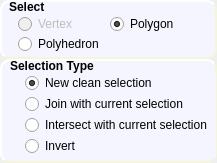
<?xml version="1.0" encoding="UTF-8"?>
<ui version="4.0">
 <class>ConvexGeometryIntersectionConfigSelection</class>
 <widget class="QWidget" name="ConvexGeometryIntersectionConfigSelection">
  <property name="geometry">
   <rect>
    <x>0</x>
    <y>0</y>
    <width>201</width>
    <height>155</height>
   </rect>
  </property>
  <property name="sizePolicy">
   <sizepolicy hsizetype="Maximum" vsizetype="Maximum">
    <horstretch>0</horstretch>
    <verstretch>0</verstretch>
   </sizepolicy>
  </property>
  <property name="windowTitle">
   <string>Form</string>
  </property>
  <layout class="QVBoxLayout" name="verticalLayout">
   <property name="spacing">
    <number>0</number>
   </property>
   <property name="margin">
    <number>0</number>
   </property>
   <item>
    <widget class="QWidget" name="widget_select_elementType" native="true">
     <property name="sizePolicy">
      <sizepolicy hsizetype="Preferred" vsizetype="Maximum">
       <horstretch>0</horstretch>
       <verstretch>0</verstretch>
      </sizepolicy>
     </property>
     <property name="styleSheet">
      <string notr="true">#widget_select_elementType{
background-color: rgb(245, 245, 255);
border-style: outset;
border-width: 2px;
border-radius: 10px;
border-color: beige;
font: bold 14px;min-width: 10em;
padding: 6px;}
.QWidget{
background-color: rgb(245, 245, 255);
}</string>
     </property>
     <layout class="QVBoxLayout" name="verticalLayout_2">
      <property name="spacing">
       <number>0</number>
      </property>
      <property name="topMargin">
       <number>0</number>
      </property>
      <property name="bottomMargin">
       <number>5</number>
      </property>
      <item>
       <widget class="QLabel" name="label_2">
        <property name="sizePolicy">
         <sizepolicy hsizetype="Maximum" vsizetype="Maximum">
          <horstretch>0</horstretch>
          <verstretch>0</verstretch>
         </sizepolicy>
        </property>
        <property name="font">
         <font>
          <weight>75</weight>
          <bold>true</bold>
         </font>
        </property>
        <property name="text">
         <string>Select</string>
        </property>
        <property name="margin">
         <number>3</number>
        </property>
       </widget>
      </item>
      <item>
       <widget class="QWidget" name="widget_element_type" native="true">
        <property name="sizePolicy">
         <sizepolicy hsizetype="Maximum" vsizetype="Maximum">
          <horstretch>0</horstretch>
          <verstretch>0</verstretch>
         </sizepolicy>
        </property>
        <layout class="QGridLayout" name="gridLayout">
         <property name="leftMargin">
          <number>9</number>
         </property>
         <property name="topMargin">
          <number>0</number>
         </property>
         <property name="bottomMargin">
          <number>0</number>
         </property>
         <property name="verticalSpacing">
          <number>0</number>
         </property>
         <item row="0" column="0">
          <widget class="QRadioButton" name="radio_vertex">
           <property name="enabled">
            <bool>false</bool>
           </property>
           <property name="text">
            <string>Vertex</string>
           </property>
          </widget>
         </item>
         <item row="0" column="1">
          <widget class="QRadioButton" name="radio_polygon">
           <property name="text">
            <string>Polygon</string>
           </property>
           <property name="checked">
            <bool>true</bool>
           </property>
          </widget>
         </item>
         <item row="1" column="0">
          <widget class="QRadioButton" name="radio_polyhedron">
           <property name="text">
            <string>Polyhedron</string>
           </property>
          </widget>
         </item>
        </layout>
       </widget>
      </item>
     </layout>
    </widget>
   </item>
   <item>
    <widget class="QWidget" name="widgetCommonSelection" native="true">
     <property name="sizePolicy">
      <sizepolicy hsizetype="Maximum" vsizetype="Maximum">
       <horstretch>0</horstretch>
       <verstretch>0</verstretch>
      </sizepolicy>
     </property>
     <property name="styleSheet">
      <string notr="true">#widgetCommonSelection{
background-color: rgb(245, 245, 255);
     border-style: outset;
     border-width: 2px;
     border-radius: 10px;
     border-color: beige;
     font: bold 14px;
     min-width: 10em;
     padding: 6px;
}
.QWidget{
background-color: rgb(245, 245, 255);

}</string>
     </property>
     <layout class="QVBoxLayout" name="verticalLayout_10">
      <property name="spacing">
       <number>0</number>
      </property>
      <property name="leftMargin">
       <number>10</number>
      </property>
      <property name="topMargin">
       <number>0</number>
      </property>
      <property name="rightMargin">
       <number>1</number>
      </property>
      <property name="bottomMargin">
       <number>5</number>
      </property>
      <item>
       <widget class="QLabel" name="label_5">
        <property name="font">
         <font>
          <weight>75</weight>
          <bold>true</bold>
         </font>
        </property>
        <property name="text">
         <string>Selection Type</string>
        </property>
        <property name="margin">
         <number>3</number>
        </property>
        <property name="indent">
         <number>0</number>
        </property>
       </widget>
      </item>
      <item>
       <widget class="QWidget" name="widget_7" native="true">
        <property name="sizePolicy">
         <sizepolicy hsizetype="Maximum" vsizetype="Preferred">
          <horstretch>0</horstretch>
          <verstretch>0</verstretch>
         </sizepolicy>
        </property>
        <layout class="QVBoxLayout" name="verticalLayout_3">
         <property name="spacing">
          <number>1</number>
         </property>
         <property name="leftMargin">
          <number>15</number>
         </property>
         <property name="topMargin">
          <number>0</number>
         </property>
         <property name="rightMargin">
          <number>4</number>
         </property>
         <property name="bottomMargin">
          <number>2</number>
         </property>
         <item>
          <widget class="QRadioButton" name="radio_new_selection">
           <property name="text">
            <string>New clean selection</string>
           </property>
           <property name="checked">
            <bool>true</bool>
           </property>
          </widget>
         </item>
         <item>
          <widget class="QRadioButton" name="radio_join_selection">
           <property name="text">
            <string>Join with current selection</string>
           </property>
          </widget>
         </item>
         <item>
          <widget class="QRadioButton" name="radio_intersect_selection">
           <property name="sizePolicy">
            <sizepolicy hsizetype="Fixed" vsizetype="Fixed">
             <horstretch>0</horstretch>
             <verstretch>0</verstretch>
            </sizepolicy>
           </property>
           <property name="text">
            <string>Intersect with current selection</string>
           </property>
          </widget>
         </item>
         <item>
          <widget class="QRadioButton" name="radio_invert">
           <property name="text">
            <string>Invert</string>
           </property>
          </widget>
         </item>
        </layout>
       </widget>
      </item>
     </layout>
    </widget>
   </item>
  </layout>
 </widget>
 <resources/>
 <connections>
  <connection>
   <sender>radio_new_selection</sender>
   <signal>toggled(bool)</signal>
   <receiver>widget_select_elementType</receiver>
   <slot>setEnabled(bool)</slot>
   <hints>
    <hint type="sourcelabel">
     <x>110</x>
     <y>85</y>
    </hint>
    <hint type="destinationlabel">
     <x>100</x>
     <y>28</y>
    </hint>
   </hints>
  </connection>
 </connections>
</ui>
